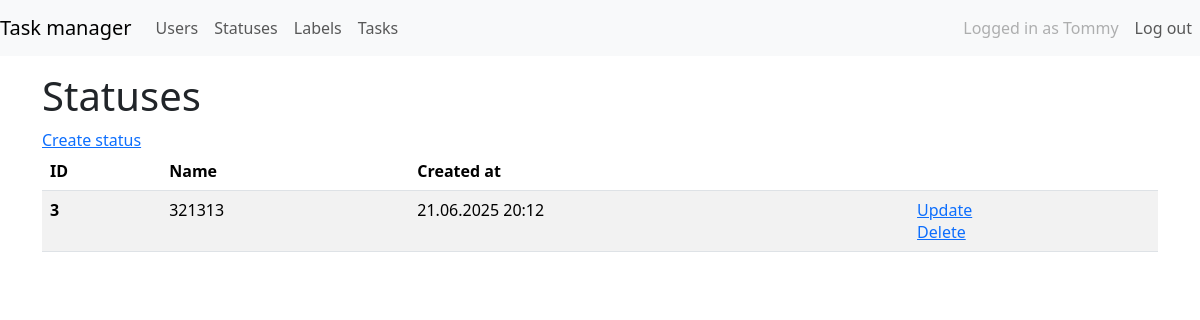
The page /statuses/ (signed in) on the database its author committed.
### task_manager/users/models.py (models this page shows, shortened)
class MyUser(AbstractUser):
    created_at = models.DateTimeField(_("Creation date"), auto_now_add=True)

### task_manager/statuses/models.py (models this page shows, shortened)
class Status(models.Model):
    name = models.CharField(max_length=100, unique=True)
    created_at = models.DateTimeField(auto_now_add=True)

### task_manager/statuses/views.py (the view)
# urls.py: path("", StatusView.as_view(), name="status_list"),
class StatusView(ListView):
    model = Status
    context_object_name = "status_list"
    template_name = "statuses/statuses_list.html"

### task_manager/templates/statuses/status_list.html (shortened to what this page needs)
{% extends "task_manager/base.html" %}
{% load i18n %}
{% load django_bootstrap5 %}
{% block content %}
<div class="mt-4">
    <h1 class="mt-1">{% translate "Statuses" %}</h1>
    <a href="{% url 'statuses:create_status' %}">{% translate 'Create status' %}</a>
    {% if status_list %}
    <table class="table table-striped">
        <thead>
            <tr>
                <th scope="col">ID</th>
                <th scope="col">{% translate "Name" %}</th>
                <th scope="col">{% translate "Created at" %}</th>
                <th></th>
            </tr>
        </thead>
        <tbody>
            {% for status in status_list %}
            <tr>
                <th scope="row"> {{ status.id }}</th>
                <td>{{ status.name }}</td>
                <td>{{ status.created_at|date:"d.m.Y H:i" }}</td>
                <td>
                    <a href="{% url 'statuses:update_status' status.pk %}">{% translate 'Update' %}</a>
                    <br>
                    <a href="{% url 'statuses:delete_status' status.pk %}">{% translate 'Delete' %}</a>
                </td>
            </tr>
            {% endfor %}
        </tbody>
    </table>
    {% else %}
    <p>{% translate 'There are no statuses' %}
        <br>
        <a href="{% url 'statuses:create_status' %}"> {% translate 'Create status' %}</a>
    </p>
    {% endif %}
    {% endblock %}

### task_manager/templates/task_manager/base.html (shortened to what this page needs)
{% load django_bootstrap5 %}
{% load i18n %}
{% get_current_language as LANGUAGE_CODE %}
{% bootstrap_css %}
<!doctype html>
<html lang="{{ LANGUAGE_CODE }}" class="h-100">
{% block header %}
<head>
</head>
{% endblock %}
{% block navbar %}
<body class="d-flex flex-column h-100">
    <header>
        <nav class="navbar navbar-expand-md navbar-light fixed-top bg-light">
            <a class="navbar-brand" href="{% url 'index' %}">{% translate "Task manager" %}</a>
            <div class="collapse navbar-collapse" id="navbarCollapse">
                <ul class="navbar-nav mr-auto">
                    <li class="nav-item">
                        <a class="nav-link" href="{% url 'users:user_list' %}">{% translate "Users" %}</a>
                    </li>
                    {% if user.is_authenticated %}
                    <li class="nav-item">
                        <a class="nav-link" href="{% url 'statuses:status_list' %}">{% translate "Statuses" %}</a>
                    </li>
                    <li class="nav-item">
                        <a class="nav-link" href="{% url 'labels:label_list' %}">{% translate "Labels" %}</a>
                    </li>
                    <li class="nav-item">
                        <a class="nav-link" href="{% url 'tasks:task_list' %}">{% translate "Tasks" %}</a>
                    </li>
                    {% endif %}
                </ul>
            </div>
            <div class="collapse navbar-collapse flex-grow-0" id="navbarSupportedContent">
                <ul class="navbar-nav text-right">
                    {% if not user.is_authenticated %}
                    <li class="nav-item active ">
                        <a class="nav-link" href="{% url 'login' %}">{% translate "Log in" %}</a>
                    </li>
                    <li class="nav-item active">
                        <a class="nav-link" href="{% url 'users:create_user' %}">{% translate "Sign up" %}</a>
                    </li>
                    {% else %}
                    <li class="nav-item">
                        <a class="nav-link disabled" href="#" tabindex="-1" aria-disabled="true">
                            {% translate "Logged in as" %}
                            {{user.username }}</a>
                    </li>
                    <li class="nav-item active">
                        <a class="nav-link" href="{% url 'logout' %}">{% translate "Log out" %}</a>
                    </li>
                    {% endif %}
                </ul>
            </div>
        </nav>
    </header>
    {% endblock %}
    <main role="main" class="flex-shrink-0 mt-5">
        <div class="container">
            {% block content %}{% endblock %}
        </div>
    </main>
</html>

### rows shown on the page
MyUser: username "Tommy"
Status: id "3", name "321313", created_at "21.06.2025 20:12"
